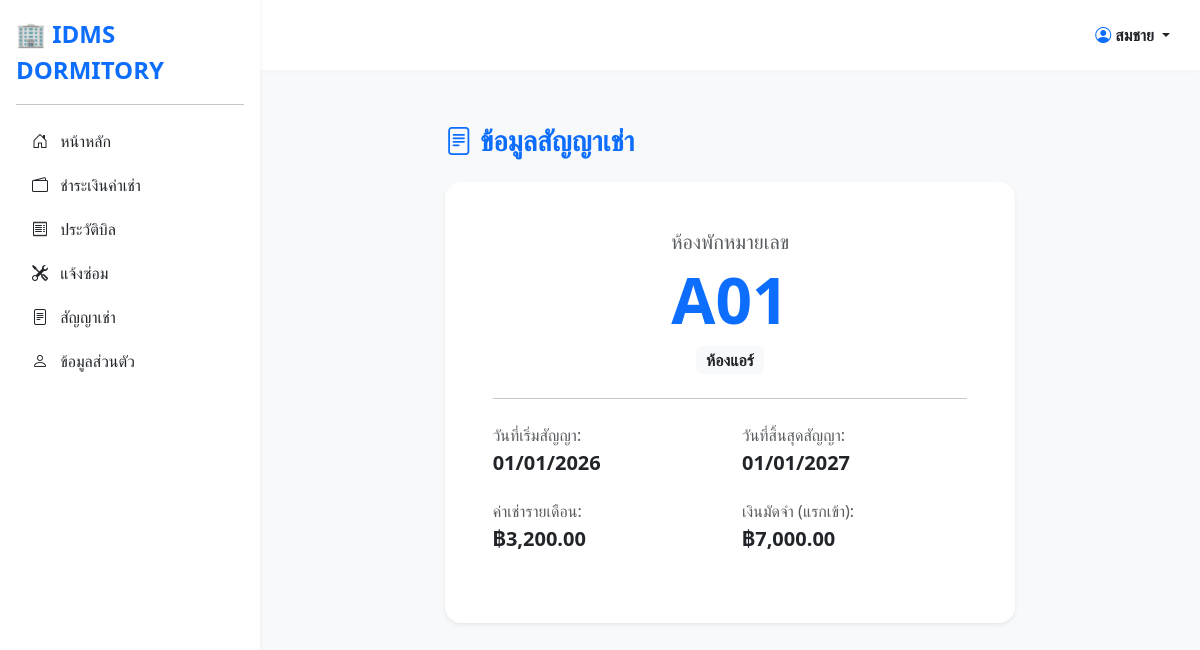
Page /contract.php (signed in) on the committed database.
### tables this page shows
CREATE TABLE `contract` (
  `contract_id` varchar(10) NOT NULL,
  `signed_date` date DEFAULT NULL,
  `start_date` date DEFAULT NULL,
  `end_date` date DEFAULT NULL,
  `deposit_total` decimal(10,2) DEFAULT NULL,
  `contract_status` varchar(20) DEFAULT NULL,
  `room_id` varchar(10) DEFAULT NULL,
  `tenant_id` varchar(10) DEFAULT NULL
);

CREATE TABLE `room` (
  `room_id` varchar(10) NOT NULL,
  `floor` int(11) DEFAULT NULL,
  `room_type` varchar(50) DEFAULT NULL,
  `monthly_rent` decimal(10,2) DEFAULT NULL,
  `room_status` varchar(20) DEFAULT NULL
);

### contract.php (the view, shortened to what this page needs)
<?php
include("connect.php");
$tenant_id = isset($_SESSION['tenant_id']) ? $_SESSION['tenant_id'] : (isset($_SESSION['user_id']) ? $_SESSION['user_id'] : $_SESSION['id']);
?>
<!DOCTYPE html>
<html lang="th">
<head>
    <link href="https://cdn.jsdelivr.net/npm/bootstrap@5.3.0/dist/css/bootstrap.min.css" rel="stylesheet">
    <link rel="stylesheet" href="https://cdn.jsdelivr.net/npm/bootstrap-icons@1.10.5/font/bootstrap-icons.css">
</head>
<body class="bg-light">
<?php include("sidebar.php"); ?>
<div class="main-content">
    <div class="container py-4 d-flex justify-content-center">
        <div class="col-md-8">
            <h3 class="fw-bold text-primary mb-4"><i class="bi bi-file-text"></i> ข้อมูลสัญญาเช่า</h3>
            <?php
            $sql = "SELECT c.*, r.room_type, r.monthly_rent
                    FROM CONTRACT c JOIN ROOM r ON c.room_id = r.room_id
                    WHERE c.tenant_id = '$tenant_id' ORDER BY c.contract_id DESC LIMIT 1";
            $res = mysqli_query($conn, $sql);
            if($contract = mysqli_fetch_assoc($res)):
            ?>
            <div class="card border-0 shadow-sm rounded-4">
                <div class="card-body p-5">
                    <div class="row mb-4 text-center">
                        <div class="col-12">
                            <h5 class="text-muted">ห้องพักหมายเลข</h5>
                            <h1 class="display-3 fw-bold text-primary"><?php echo $contract['room_id']; ?></h1>
                            <span class="badge bg-light text-dark fs-6"><?php echo $contract['room_type']; ?></span>
                        </div>
                    </div>
                    <hr>
                    <div class="row mt-4">
                        <div class="col-sm-6 mb-3">
                            <p class="text-muted mb-1">วันที่เริ่มสัญญา:</p>
                            <h5 class="fw-bold"><?php echo date('d/m/Y', strtotime($contract['start_date'])); ?></h5>
                        </div>
                        <div class="col-sm-6 mb-3">
                            <p class="text-muted mb-1">วันที่สิ้นสุดสัญญา:</p>
                            <h5 class="fw-bold"><?php echo date('d/m/Y', strtotime($contract['end_date'])); ?></h5>
                        </div>
                        <div class="col-sm-6 mb-3">
                            <p class="text-muted mb-1">ค่าเช่ารายเดือน:</p>
                            <h5 class="fw-bold text-dark">฿<?php echo number_format($contract['monthly_rent'], 2); ?></h5>
                        </div>
                        <div class="col-sm-6 mb-3">
                            <p class="text-muted mb-1">เงินมัดจำ (แรกเข้า):</p>
                            <h5 class="fw-bold text-dark">฿<?php echo number_format($contract['deposit_total'], 2); ?></h5>
                        </div>
                    </div>
                </div>
            </div>
            <?php else: ?>
                <div class="alert alert-warning rounded-4 shadow-sm">ไม่พบข้อมูลสัญญาเช่าที่เปิดใช้งานอยู่</div>
            <?php endif; ?>
        </div>
    </div>
</div>
</body>
</html>

### sidebar.php (style rules this page uses)
.main-content { margin-left: 260px; margin-top: 70px; padding: 30px; background-color: #f8f9fa; min-height: calc(100vh - 70px); }

### rows in the picture
contract: room "A01", room.room_type "ห้องแอร์", start_date "01/01/2026", end_date "01/01/2027", room.monthly_rent "3,200.00", deposit_total "7,000.00"

### other values in the picture
$_SESSION['fname'] "สมชาย"
